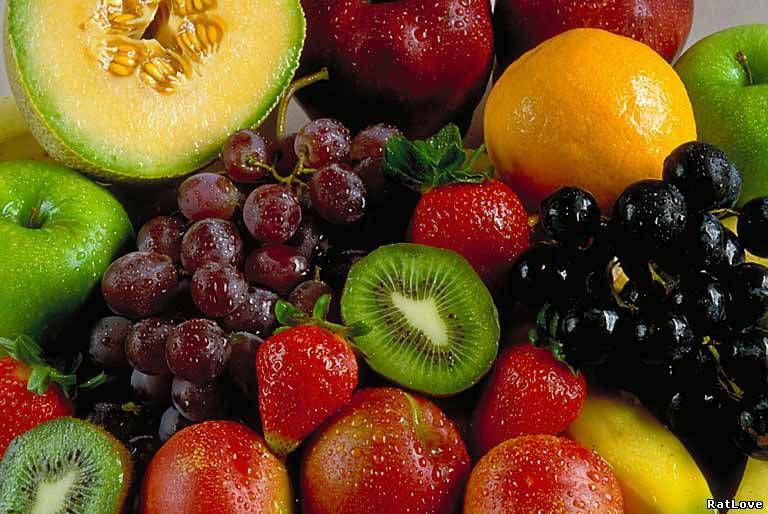
#> input picture lab2/ФРУКТЫ.jpg, 768 x 514 px
$ python task3.py
#> lines starting #> are read from the running program, lines starting #| are printed output that depends on the picture
import cv2
import numpy as np
import matplotlib.pyplot as plt
from matplotlib.widgets import Slider

def update(val):
    h = h_slider.val
    s = s_slider.val
    v = v_slider.val

    hsv_mod = hsv_image.copy()

    hsv_mod[:, :, 0] = (hsv_mod[:, :, 0].astype(np.float32) * h).astype(np.uint8) % 180  # Оттенок (0-180) умножаем значения оттенка на коэффициент `h`, преобразуем в 8-битный беззнаковый формат и берем остаток от деления на 180, чтобы получить значение в диапазоне 0-180.
    hsv_mod[:, :, 1] = np.clip(hsv_mod[:, :, 1].astype(np.float32) * s, 0, 255).astype(np.uint8)  # Насыщенность (0-255)
    hsv_mod[:, :, 2] = np.clip(hsv_mod[:, :, 2].astype(np.float32) * v, 0, 255).astype(np.uint8)  # Яркость (0-255)

    rgb_mod = cv2.cvtColor(hsv_mod, cv2.COLOR_HSV2RGB)

    ax.imshow(rgb_mod)
    fig.canvas.draw_idle()

image_path = 'ФРУКТЫ.jpg'
image = cv2.cvtColor(cv2.imread(image_path), cv2.COLOR_BGR2RGB)

hsv_image = cv2.cvtColor(image, cv2.COLOR_RGB2HSV)
#> hsv_image: shape (514, 768, 3); mean H, S, V 45.3, 167.4, 112.6

fig, ax = plt.subplots(figsize=(8, 6))
plt.subplots_adjust(left=0.25, bottom=0.35)

ax.imshow(image)
ax.set_title('Adjust HSV Parameters')

ax_h = plt.axes([0.25, 0.25, 0.65, 0.03], facecolor='lightgray')
ax_s = plt.axes([0.25, 0.18, 0.65, 0.03], facecolor='lightgray')
ax_v = plt.axes([0.25, 0.11, 0.65, 0.03], facecolor='lightgray')

h_slider = Slider(ax_h, 'Hue', 0.0, 180.0, valinit=1.0)
s_slider = Slider(ax_s, 'Saturation', 0.0, 2.0, valinit=1.0)
v_slider = Slider(ax_v, 'Value', 0.0, 2.0, valinit=1.0)

h_slider.on_changed(update)
s_slider.on_changed(update)
v_slider.on_changed(update)

save_button = plt.axes([0.25, 0.02, 0.15, 0.04])
button = plt.Button(save_button, 'Save Image')

def save_image(event):
    h = h_slider.val
    s = s_slider.val
    v = v_slider.val

    hsv_mod = hsv_image.copy()
    hsv_mod[:, :, 0] = (hsv_mod[:, :, 0].astype(np.float32) * h).astype(np.uint8) % 180
    hsv_mod[:, :, 1] = np.clip(hsv_mod[:, :, 1].astype(np.float32) * s, 0, 255).astype(np.uint8)
    hsv_mod[:, :, 2] = np.clip(hsv_mod[:, :, 2].astype(np.float32) * v, 0, 255).astype(np.uint8)

    rgb_mod = cv2.cvtColor(hsv_mod, cv2.COLOR_HSV2RGB)
    cv2.imwrite('modified_image.jpg', cv2.cvtColor(rgb_mod, cv2.COLOR_RGB2BGR))
    print('Изображение сохранено как "modified_image.jpg"')

button.on_clicked(save_image)

plt.show()
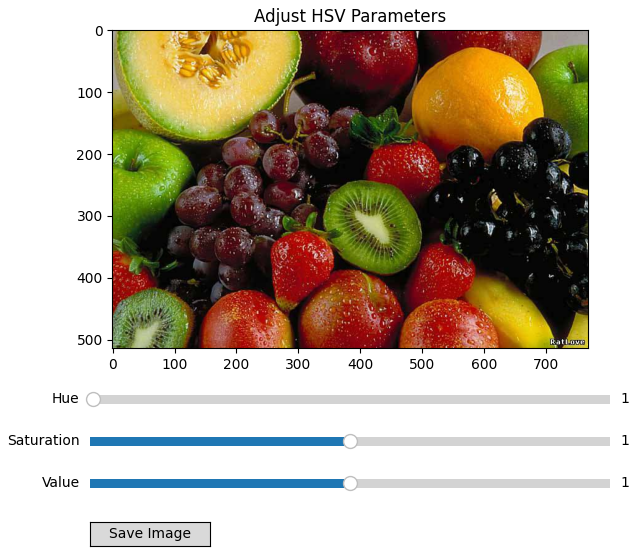
#> figure drawn by matplotlib, 4 panels
